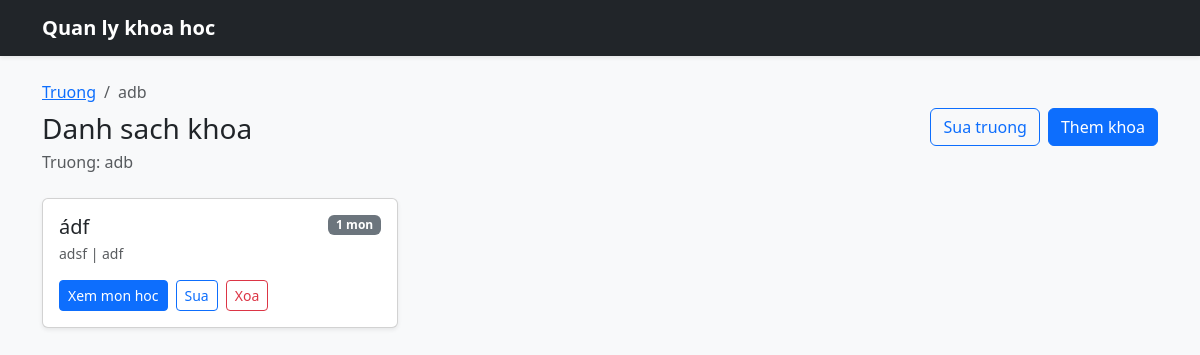
/departments/school/1, run on the app's committed database.
### tables this page shows
CREATE TABLE schools (
	id INTEGER PRIMARY KEY AUTOINCREMENT,
	code TEXT NOT NULL UNIQUE,
	name_vi TEXT NOT NULL,
	name_en TEXT,
	created_at TEXT NOT NULL DEFAULT (datetime('now'))
);

CREATE TABLE departments (
	id INTEGER PRIMARY KEY AUTOINCREMENT,
	school_id INTEGER NOT NULL,
	code TEXT NOT NULL,
	name_vi TEXT NOT NULL,
	name_en TEXT,
	created_at TEXT NOT NULL DEFAULT (datetime('now')),
	UNIQUE (school_id, code),
	FOREIGN KEY (school_id) REFERENCES schools(id)
		ON UPDATE CASCADE
		ON DELETE RESTRICT
);

### departments/route.py (the view)
@departments_bp.route("/school/<int:school_id>")
def index(school_id: int):
    school = get_school(school_id)
    if school is None:
        flash("Khong tim thay truong.", "danger")
        return redirect(url_for("schools.index"))
    departments = list_departments_by_school(school_id)
    return render_template("departments/index.html", school=school, departments=departments)

### database/init.py (called while the page is built)
def connect_db(db_path: str | Path = DEFAULT_DB_PATH) -> Connection:
    resolved_path = Path(db_path)
    if not resolved_path.is_absolute():
        resolved_path = (BASE_DIR / resolved_path).resolve()
    resolved_path.parent.mkdir(parents=True, exist_ok=True)
    conn = sqlite3.connect(str(resolved_path))
    conn.row_factory = sqlite3.Row
    conn.execute("PRAGMA foreign_keys = ON;")
    return conn

def get_db() -> Connection:
    if "db" not in g:
        database_path = current_app.config.get("DATABASE", str(DEFAULT_DB_PATH))
        g.db = connect_db(database_path)
    return g.db

### departments/repository.py (called while the page is built)
def fetch_all(query: str, params: tuple[Any, ...] = ()):
    return get_db().execute(query, params).fetchall()

def list_departments_by_school(school_id: int):
    return fetch_all(
        """
        SELECT
            d.id,
            d.school_id,
            d.code,
            d.name_vi,
            d.name_en,
            COUNT(c.id) AS course_count
        FROM departments d
        LEFT JOIN courses c ON c.department_id = d.id
        WHERE d.school_id = ?
        GROUP BY d.id, d.school_id, d.code, d.name_vi, d.name_en
        ORDER BY d.name_vi COLLATE NOCASE
        """,
        (school_id,),
    )

### departments/service.py (called while the page is built)
def list_departments_by_school(school_id: int | None):
    if not school_id:
        return []
    return repository.list_departments_by_school(school_id)

### schools/repository.py (called while the page is built)
def fetch_one(query: str, params: tuple[Any, ...] = ()):
    return get_db().execute(query, params).fetchone()

def get_school(school_id: int):
    return fetch_one(
        """
        SELECT
            s.id,
            s.code,
            s.name_vi,
            s.name_en,
            COUNT(DISTINCT d.id) AS department_count,
            COUNT(DISTINCT c.id) AS course_count
        FROM schools s
        LEFT JOIN departments d ON d.school_id = s.id
        LEFT JOIN courses c ON c.department_id = d.id
        WHERE s.id = ?
        GROUP BY s.id, s.code, s.name_vi, s.name_en
        """,
        (school_id,),
    )

### schools/service.py (called while the page is built)
def get_school(school_id: int | None):
    if not school_id:
        return None
    return repository.get_school(school_id)

### templates/departments/index.html (shortened to what this page needs)
{% extends 'base.html' %}
{% block content %}
<div class="d-flex justify-content-between align-items-center mb-4">
    <div>
        <nav aria-label="breadcrumb">
            <ol class="breadcrumb mb-2">
                <li class="breadcrumb-item"><a href="{{ url_for('schools.index') }}">Truong</a></li>
                <li class="breadcrumb-item active" aria-current="page">{{ school.name_vi }}</li>
            </ol>
        </nav>
        <h1 class="h3 mb-1">Danh sach khoa</h1>
        <p class="text-body-secondary mb-0">Truong: {{ school.name_vi }}</p>
    </div>
    <div class="d-flex gap-2">
        <a href="{{ url_for('schools.edit_school_view', school_id=school.id) }}" class="btn btn-outline-primary">Sua truong</a>
        <a href="{{ url_for('departments.create_department_view', school_id=school.id) }}" class="btn btn-primary">Them khoa</a>
    </div>
</div>
<div class="row g-4">
    {% for department in departments %}
        <div class="col-12 col-md-6 col-xl-4">
            <div class="card shadow-sm h-100">
                <div class="card-body d-flex flex-column">
                    <div class="d-flex justify-content-between align-items-start gap-3 mb-3">
                        <div>
                            <h2 class="h5 mb-1">{{ department.name_vi }}</h2>
                            <div class="text-body-secondary small">{{ department.code }}{% if department.name_en %} | {{ department.name_en }}{% endif %}</div>
                        </div>
                        <span class="badge text-bg-secondary">{{ department.course_count }} mon</span>
                    </div>
                    <div class="mt-auto d-flex gap-2 flex-wrap">
                        <a href="{{ url_for('courses.index', department_id=department.id) }}" class="btn btn-primary btn-sm">Xem mon hoc</a>
                        <a href="{{ url_for('departments.edit_department_view', department_id=department.id) }}" class="btn btn-outline-primary btn-sm">Sua</a>
                        <form action="{{ url_for('departments.delete_department_view', department_id=department.id) }}" method="post" onsubmit="return confirm('Xoa khoa nay?');">
                            <button type="submit" class="btn btn-outline-danger btn-sm">Xoa</button>
                        </form>
                    </div>
                </div>
            </div>
        </div>
    {% else %}
        <div class="col-12">
            <div class="alert alert-light border mb-0">Truong nay chua co khoa.</div>
        </div>
    {% endfor %}
</div>
{% endblock %}

### data on the page
schools: name_vi "adb"
departments: name_vi "ádf", code "adsf", name_en "adf", course_count "1"
